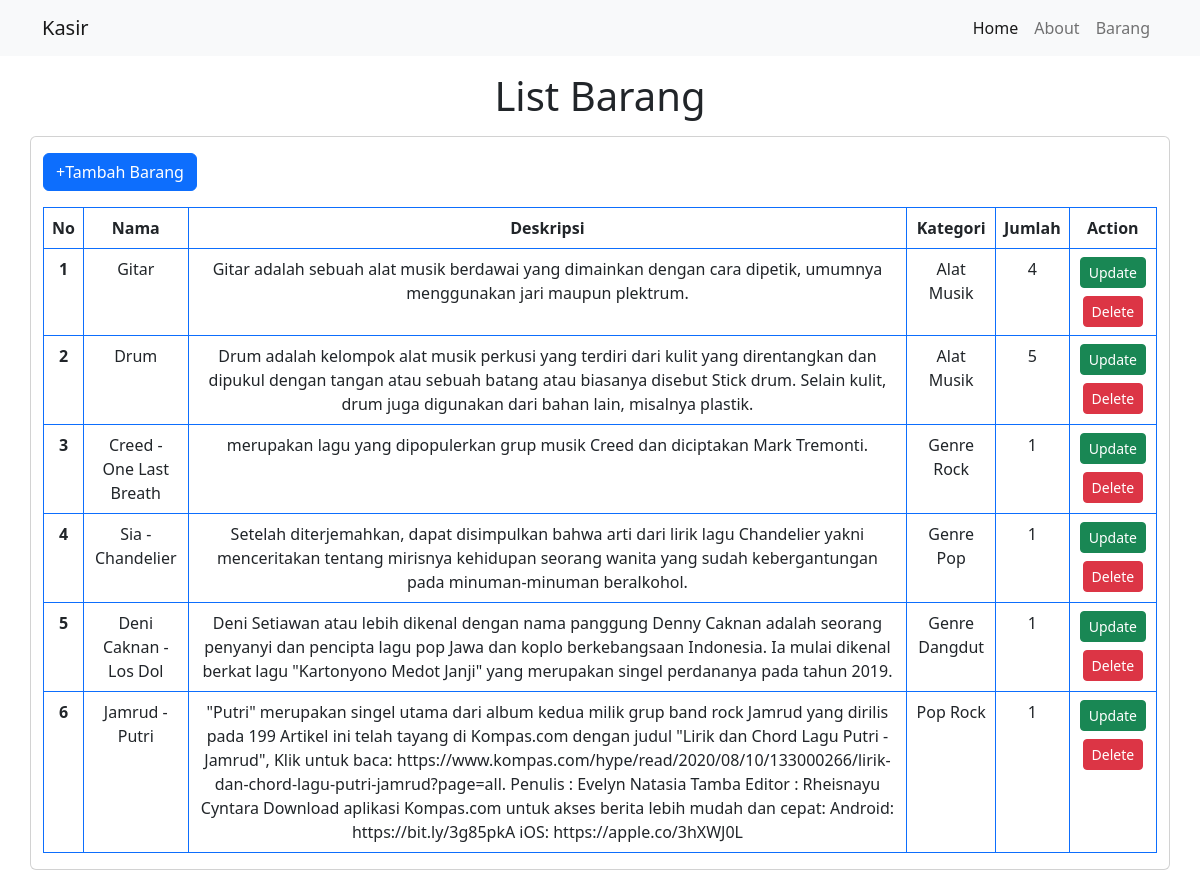
The app's page /barang/list, older data.
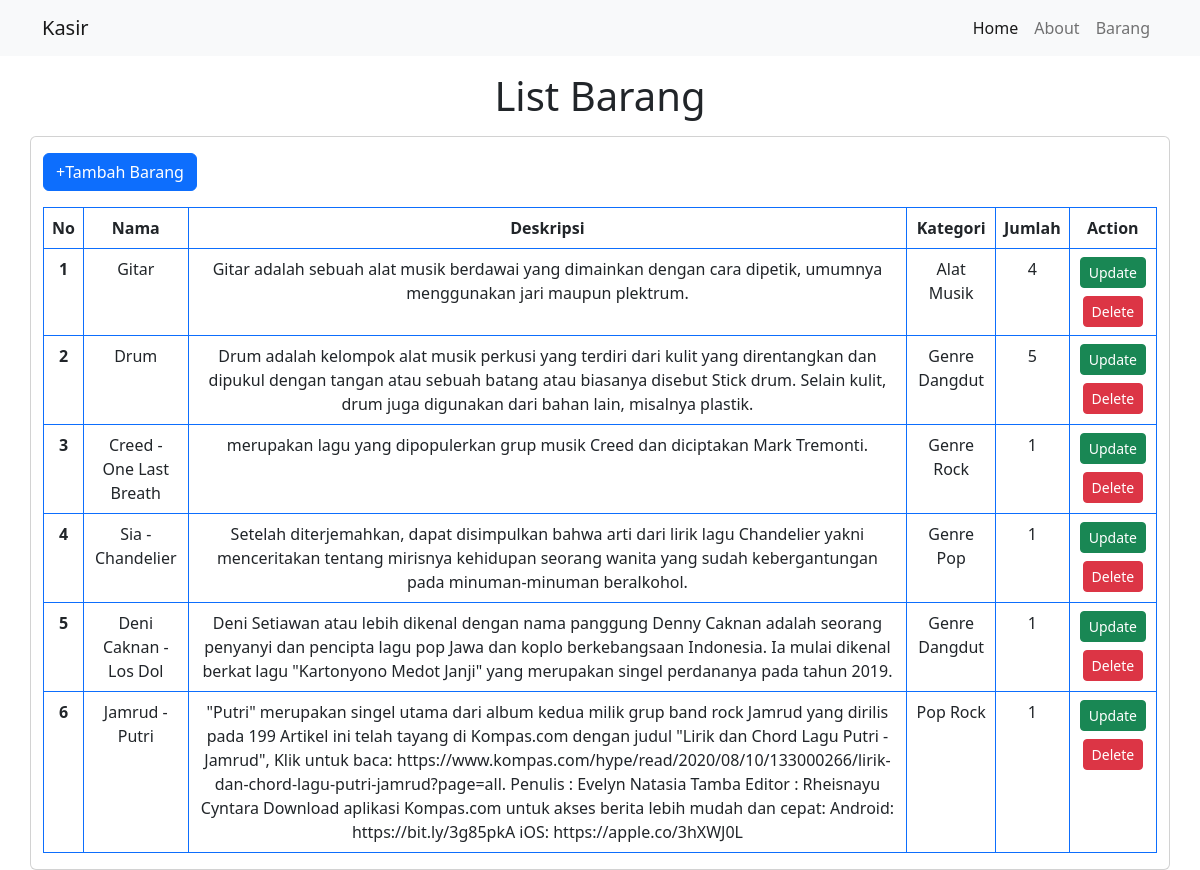
The same page, newer data.
### barang/models.py (models this page shows, shortened)
class Produk(models.Model):
    nama = models.CharField(max_length=100)
    deskripsi = models.CharField(max_length=100)
    jumlah = models.IntegerField()
    kategori = models.ForeignKey(Kategori, on_delete=models.CASCADE)

class Kategori(models.Model):
    nama = models.CharField(max_length=100)
    def __str__ (self):
        return self.nama

### barang/views.py (the view)
# urls.py: path('list', barang_list, name="barang_list"),
def barang_list(request):
    template_name = 'barang_list.html'
    produk_list = Produk.objects.all()
    context = {
        'title': 'barang_list',
        'produk':produk_list
    }
    return render(request, template_name, context)

### templates/barang_list.html
{% extends 'base.html' %}
{% block content %}
<div class="container">
    <h1 class="text-center mt-3">List Barang</h1>
    <div class="row mt-3">
        <div class="card">
            <div class="header mt-3 mb-3">
                <a class="btn btn-primary" href="{% url 'barang_add' %}" role="button">+Tambah Barang</a>
            </div>
            <div class="body">
                <table class="table text-center table-bordered border-primary">
                    <thead>
                        <tr>
                            <th scope="col">No</th>
                            <th scope="col">Nama</th>
                            <th scope="col">Deskripsi</th>
                            <th scope="col">Kategori</th>
                            <th scope="col">Jumlah</th>
                            <th scope="col">Action</th>
                        </tr>
                    </thead>
                    <tbody>
                        {% for list in produk %}
                        <tr>
                            <th scope="row">{{ forloop.counter }}</th>
                            <td>{{ list.nama }}</td>
                            <td>{{ list.deskripsi }}</td>
                            <td>{{ list.kategori }}</td>
                            <td>{{ list.jumlah }}</td>
                            <td>
                                <a class="btn btn-success btn-sm" href=" {% url 'barang_update' list.id%} ">Update</a>
                                <a onclick="alert('Yakin Mau Dihapus ?')" class="btn btn-danger btn-sm mt-2" href=" {% url 'barang_delete' list.id%} ">Delete</a>
                            </td>
                        </tr>
                        {% endfor %}
                    </tbody>
                </table>
            </div>
        </div>
    </div>
</div>
{% endblock content %}

Row changes from the older to the newer data that the page shows:
changed Produk "Drum": kategori "Alat Musik" → "Genre Dangdut"
